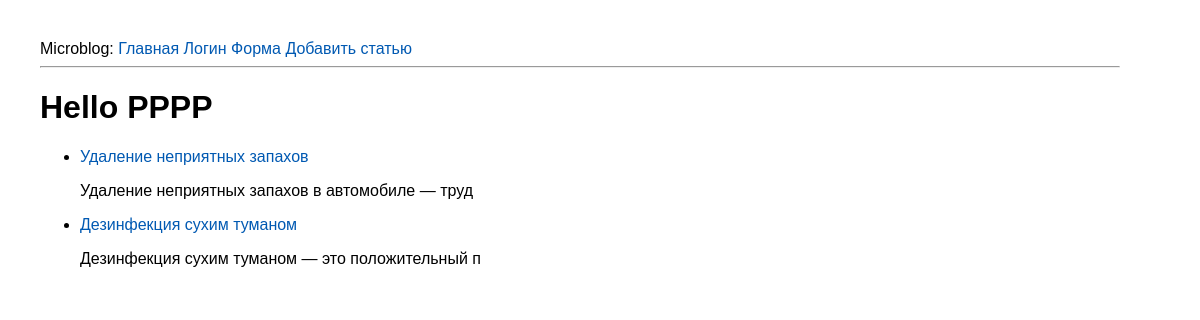
The app's page /, older data.
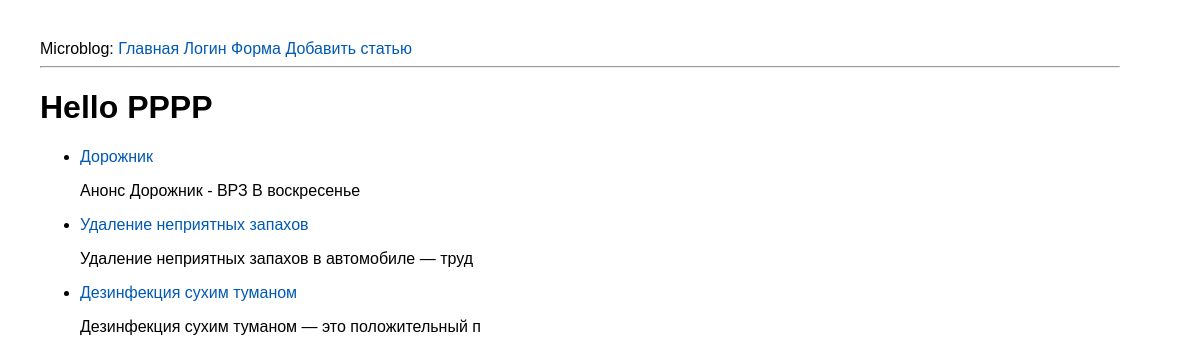
The same page, newer data.
### tables this page shows
CREATE TABLE mainmenu(
id INTEGER PRIMARY KEY AUTOINCREMENT,
title text NOT NULL,
url text NOT NULL
);

CREATE TABLE posts(
id INTEGER PRIMARY KEY AUTOINCREMENT,
title text NOT NULL,
text text NOT NULL,
url text NOT NULL,
time integer NOT NULL
);

### app.py (the view)
@app.route('/')
def index():
	return render_template("index.html", menu=dbase().getMenu(), posts=dbase().getPostsAnons())

### FDataBase.py (called while the page is built)
	def getMenu(self):
		sql = '''SELECT * FROM mainmenu'''
		try:
			self.__cur.execute(sql)
			res = self.__cur.fetchall()
			if res:
				return res
		except:
			print('ОШибка')
		return []

	def getPostsAnons(self):
		try:
			self.__cur.execute(f"SELECT id, title, text, url FROM posts ORDER BY time DESC")
			res = self.__cur.fetchall()
			if res: return res
		except sqlite3.Error as e:
			print('ОШибка добавление статьи в БД'+str(e))
		return []

### app.py (called while the page is built)
def connect_db():
	conn=sqlite3.connect(app.config['DATABASE'])
	conn.row_factory = sqlite3.Row
	return conn

def get_db():
	if not hasattr(g, 'link_db'):
		g.link_db = connect_db()
	return g.link_db

@app.teardown_appcontext
def close(error):
		if hasattr(g, 'link_db'):
			g.link_db.close()

def dbase():
	db = get_db()
	dbase = FDataBase(db)
	return dbase

### templates/index.html
{% extends "base.html" %}
{% block content %}
<h1>Hello PPPP</h1>
{% for p in posts %}
    <ul>
    	<li><p><a href="{{url_for('showPost', alias = p.url)}}">{{p.title}}</a><br/></p>
    		<p>{{ p.text[:50]| striptags}}</p>
    	</li>
    </ul>
{% endfor %}
{% endblock %}

### templates/base.html (shortened to what this page needs)
<html>
  <head>
    <link type="text/css" rel="stylesheet" href="{{ url_for('static', filename='css/style.css') }}">
  </head>
  <body>
    <div>
    Microblog: {% for m in menu %}
    <a href="{{ m.url }}">{{ m.title }}</a>
    {% endfor %}
</div>
    <hr>
    {% block content %}{% endblock %}
  </body>
</html>

Row changes from the older to the newer data that the page shows:
added posts: title "Дорожник", text "Анонс Дорожник - ВРЗ В воскресенье"
